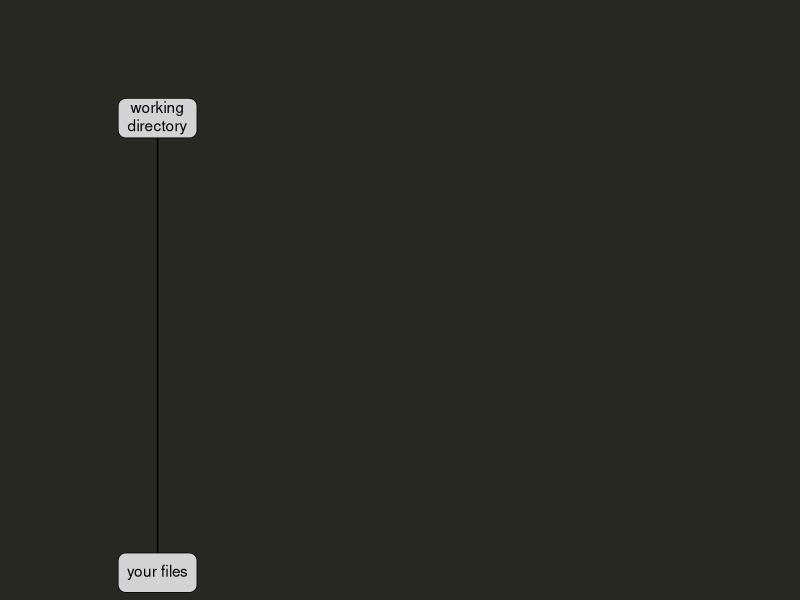
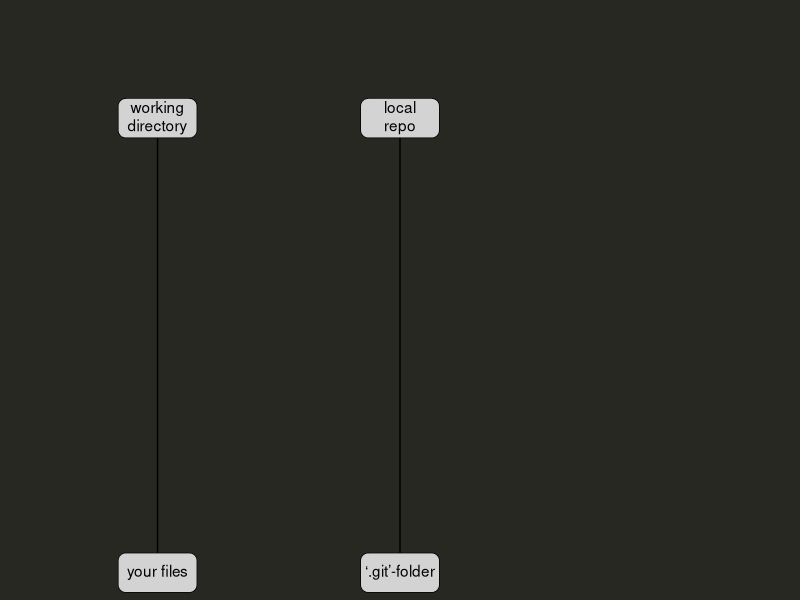
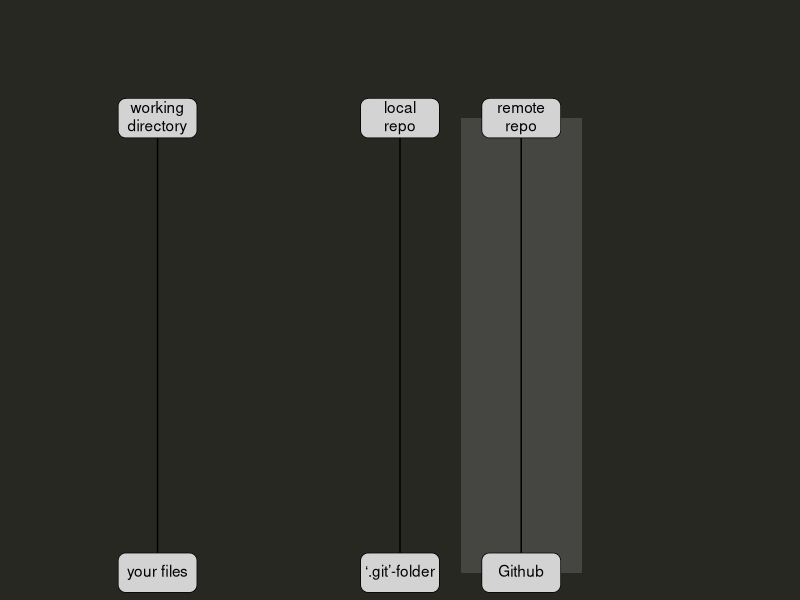
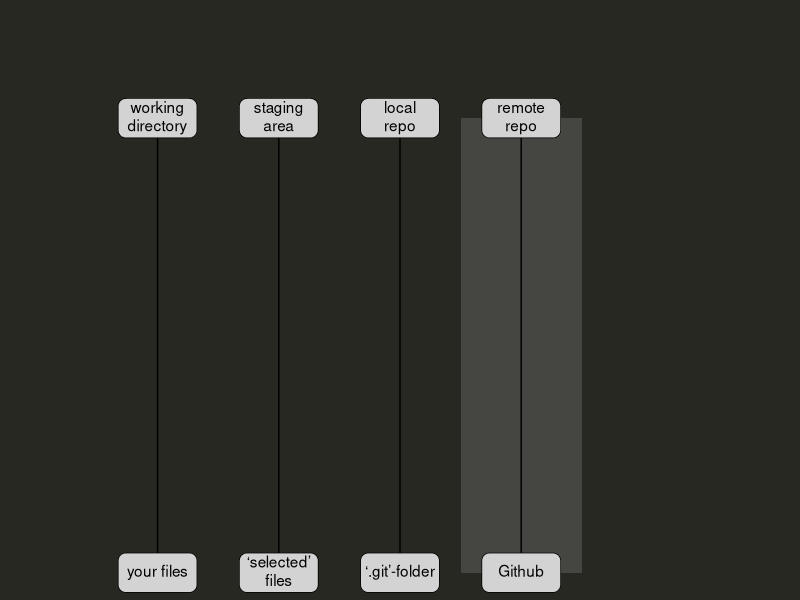
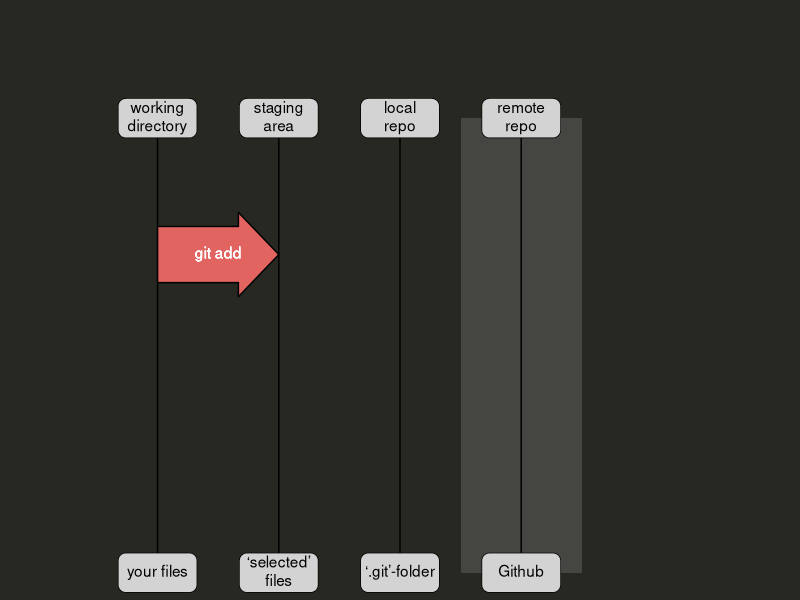
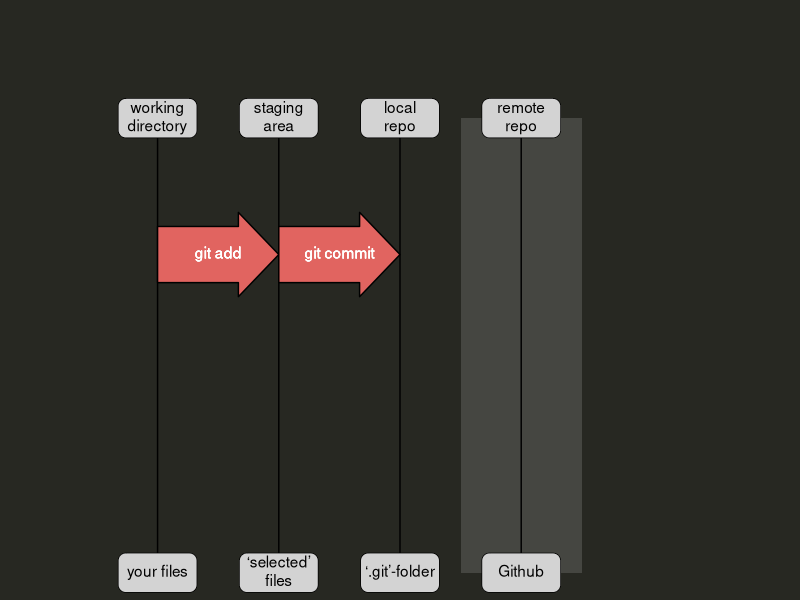
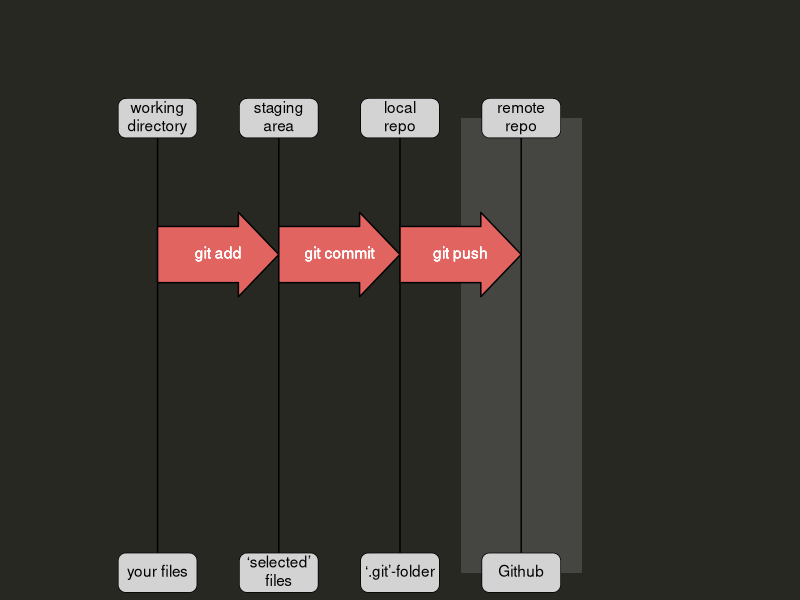

The R source for these figures, in order:
library(tidyverse)
library(ggtext)
mytheme <- theme(
  panel.background = element_rect(fill = "#272822",colour = "#272822"),
  plot.background = element_rect(fill = "#272822",colour = "#272822"),
)
geom_arrow <- function(xstart,xend, y, width = NULL, spanend = NULL, label = "",direction = "right", colour = "black", fill = "#E16460", inherit.aes = FALSE) {
  xdelta <- abs(xend-xstart)
  if(is.null(width)){
    width <- xdelta/1.618
    message(paste("width:",width))
  }
  
  if(is.null(spanend)){
    spanend <- xdelta/3*1
    message(paste("spanend:",spanend))
  }
  
  
  
  arrowh <- xend - spanend
  halfwidth <- width/2
  b <- width/2*3
  arroww <- b/2
  
  dd <- tibble(
    x = c(xstart,xstart, arrowh, arrowh, xend, arrowh,arrowh,  xstart, xstart),
    y = c(y,y-halfwidth, y-halfwidth, y-arroww,y, y+arroww, y+halfwidth, y+halfwidth, y)
  )
  if(direction == "left"){
    mid <- median(c(xstart,xend))
    mid - dd$x + mid  -> dd$x
  }
  
  list(
    geom_polygon(data = dd, aes(x,y), colour = "black", fill = fill,inherit.aes = inherit.aes),
    geom_richtext(x = xstart+xdelta/2, y = y, hjust = 0.5, label = label, fill = NA, label.color = NA, text.colour = "white")
    )

}



workflow_plot <- function(arrows, locations){
  arrows_l <- list(
    add = geom_arrow(1,2,3.5,label = "git add"),
    commit = geom_arrow(2,3,3.5,label = "git commit"),
    push = geom_arrow(3,4,3.5,label = "git push"),
    pull = geom_arrow(1,4,2.5,direction = "left", label = "git pull",width = 0.618046971569839,spanend = 1/3)
  )
  
  tribble(
    ~label1, ~x, ~label2,
    "working<br>directory", 1,  "your files",
    "staging<br>area", 2, "'selected' files",
    "local repo", 3,  "'.git'-folder",
    "remote<br>repo", 4, "Github"
  ) %>%
    ggplot() +
    {if(4 %in% locations)geom_polygon(data= tibble(x = c(3.5, 4.5, 4.5, 3.5), y = c(0, 0, 5, 5)), aes(x, y), fill = "grey", alpha = 0.2)}+
    geom_segment(data = ~slice(., locations),aes(x = x,y = 0, xend = x),yend = 5)+
    arrows_l[arrows] +
    geom_textbox(data = ~slice(., locations),aes(x,label = label1), y= 5,
                 fill = "lightgrey", 
                 width = unit(2, "cm"),
                 height = unit(1, "cm"),
                 halign = 0.5,
                 valign = 0.5
    ) +
    geom_textbox(data = ~slice(., locations),aes(x,label = label2), y= 0,
                 fill = "lightgrey", 
                 width = unit(2, "cm"),
                 height = unit(1, "cm"),
                 halign = 0.5,
                 valign = 0.5
    )  +
    theme_void() +
    lims(x = c(0, 6), y = c(0, 6)) +
    mytheme  
}


workflow_plot("",1)
workflow_plot("",c(1,3))
workflow_plot("",c(1,3:4))
workflow_plot("",c(1:4))
workflow_plot(c("add"),c(1:4))
workflow_plot(c("add","commit"),c(1:4))
workflow_plot(c("add","commit", "push"),c(1:4))


  
